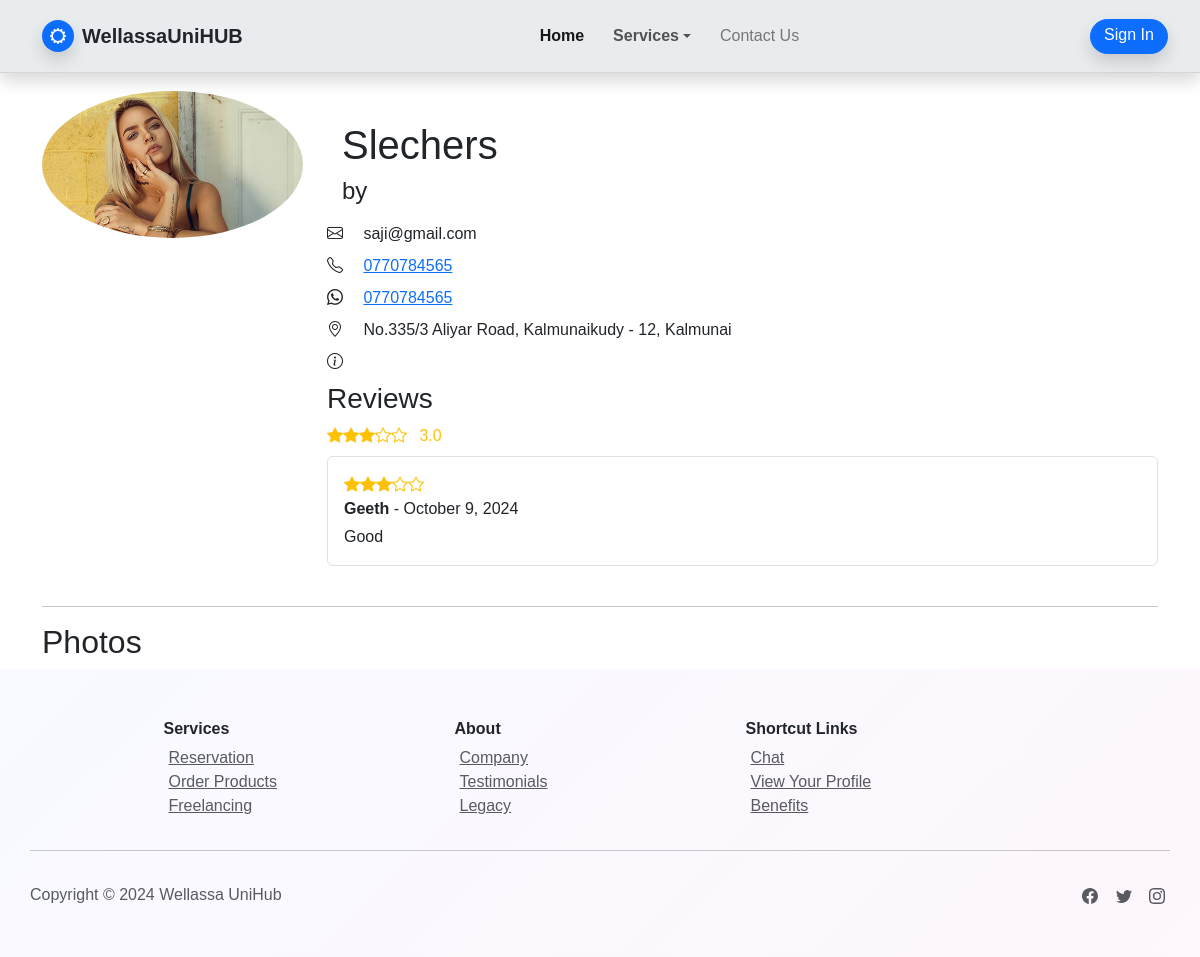
The page /Reservation_view.php?userId=SP-005 on the database its author committed.
### tables this page shows
CREATE TABLE `user` (
  `user_id` varchar(10) NOT NULL,
  `first_name` varchar(50) DEFAULT NULL,
  `last_name` varchar(50) DEFAULT NULL,
  `email` varchar(100) NOT NULL,
  `contact_number` varchar(15) NOT NULL,
  `user_type` enum('customer','admin','sp_products','sp_reservation','sp_freelance') NOT NULL,
  `password` varchar(255) NOT NULL,
  `joined_date` date NOT NULL,
  `profile_photo` varchar(255) DEFAULT NULL,
  `business_name` varchar(100) DEFAULT NULL,
  `nic_number` varchar(16) DEFAULT NULL,
  `whatsapp_number` varchar(15) DEFAULT NULL,
  `service_address` varchar(255) DEFAULT NULL,
  `auth_key` varchar(255) DEFAULT NULL,
  `auth_key_expires` datetime DEFAULT NULL,
  `status` enum('active','disabled') DEFAULT NULL,
  `description` text DEFAULT NULL,
  `amount_per` float DEFAULT NULL
);

CREATE TABLE `review_table` (
  `review_id` int(11) NOT NULL,
  `customer_id` varchar(10) NOT NULL,
  `product_id` varchar(10) NOT NULL,
  `provider_id` varchar(10) NOT NULL,
  `user_name` varchar(50) NOT NULL,
  `user_rating` int(1) NOT NULL,
  `user_review` text NOT NULL,
  `datetime` datetime NOT NULL
);

### php/classes/UserClass.php (called while the page is built, shortened)
<?php
class User
{
    private $dbconn;
    private $userId;
    private $firstName;
    private $email;
    private $phone;
    private $profileImage;
    private $businessName;
    private $wphone;
    private $address;
    public static function constructSPWithUserId($dbconn, $userId)
    {
        $user = new self();
        $user->dbconn = $dbconn;
        $user->userId = $userId;
        $user->loadUserSP();
        return $user;
    }
    private function loadUserSP()
    {
        $stmt = $this->dbconn->prepare("SELECT * FROM user WHERE user_id = ?");
        $stmt->bind_param("s", $this->userId);
        $stmt->execute();
        $result = $stmt->get_result();
        $user = $result->fetch_assoc();
        $this->firstName = $user['first_name'];
        $this->email = $user['email'];
        $this->phone = $user['contact_number'];
        $this->profileImage = $user['profile_photo'];
        $this->businessName = $user['business_name'];
        $this->wphone = $user['whatsapp_number'];
        $this->address = $user['service_address'];
    }
    public function getFirstName()
    {
        return $this->firstName;
    }
    public function getEmail()
    {
        return $this->email;
    }
    public function getPhone()
    {
        return $this->phone;
    }
    public function getProfileImage()
    {
        return $this->profileImage;
    }
    public function getBusinessName()
    {
        return $this->businessName;
    }
    public function getWphone()
    {
        return $this->wphone;
    }
    public function getAddress()
    {
        return $this->address;
    }
}

### php/classes/Review.php (called while the page is built, shortened)
<?php
class Review
{
    private $conn;
    public function __construct($db)
    {
        $this->conn = $db;
    }
    public function getAverageRatingByProvider($provider_id)
    {
        $query = "SELECT AVG(user_rating) as avg_rating FROM review_table WHERE provider_id = ?";
        $stmt = $this->conn->prepare($query);
        $stmt->bind_param("s", $provider_id);
        $stmt->execute();
        $result = $stmt->get_result();
        $row = $result->fetch_assoc();
        return $row['avg_rating'] ? round($row['avg_rating'], 1) : 0;
    }
    public function getReviewsByProviderId($provider_id)
    {
        $query = "SELECT * FROM review_table WHERE provider_id = ? ORDER BY datetime DESC";
        $stmt = $this->conn->prepare($query);
        $stmt->bind_param("s", $provider_id);
        $stmt->execute();
        $result = $stmt->get_result();
        $reviews = [];
        while ($row = $result->fetch_assoc()) {
            $reviews[] = $row;
        }
        return $reviews;
    }
}

### Reservation_view.php (the view, shortened to what this page needs)
<?php
include_once('./php/classes/UserClass.php');
require_once './php/classes/Review.php';
$db = new DBConnection();
$providerId = $_GET['userId'];
if (isset($productId)) {
    $dbconn = $db->getConnection();
    $user = User::constructSPWithProductId($dbconn, $providerId, $productId);
    $photos = $user->getProductPhotos();
} else {
    $dbconn = $db->getConnection();
    $user = User::constructSPWithUserId($dbconn, $providerId);
}
$review = new Review($dbconn);
$averageRating = $review->getAverageRatingByProvider($providerId);
$reviews = $review->getReviewsByProviderId($providerId);
?>
<!DOCTYPE html>
<html lang="en">
<head>
    <link rel="stylesheet" href="https://stackpath.bootstrapcdn.com/bootstrap/4.3.1/css/bootstrap.min.css">
    <link href="https://cdnjs.cloudflare.com/ajax/libs/bootstrap-icons/1.5.0/font/bootstrap-icons.min.css" rel="stylesheet">
    <link rel="stylesheet" href="assets/bootstrap/css/bootstrap.min.css" />
    <link rel="stylesheet" href="https://cdnjs.cloudflare.com/ajax/libs/font-awesome/4.7.0/css/font-awesome.min.css" />
    <link rel="stylesheet" href="assets/css/styles.min.css" />
    <link rel="stylesheet" href="https://cdn.jsdelivr.net/npm/daterangepicker/daterangepicker.css" />
    <link rel="stylesheet" href="https://cdn.jsdelivr.net/npm/bootstrap@5.3.3/dist/css/bootstrap.min.css">
</head>
<body>
    <?php
    if (isset($_SESSION['user_name'])) {
        include './navbar2.php';
    } else {
        include './navbar.php';
    }
    ?>
    <div class="container mt-5">
        <div class="row">
            <div class="col-md-3">
                <img src="<?= '.' . $user->getProfileImage() ?>" alt="Profile Image_<?= $user->getFirstName() ?>" class="img-fluid rounded-circle">
            </div>
            <div class="col-md-9">
                <h1 class="col-md-6 mb-2"><?= $user->getBusinessName() ?></h1>
                <h4 class="col-md-6 mb-3">by <?= $user->getFirstName() ?> <?= $user->getLastName() ?></h4>
                <p class="mb-2"><span class="mr-2">
                        <i class="bi bi-envelope mr-2"></i>
                    </span> <?= $user->getEmail() ?></p>
                <p class="mb-2"><span class="mr-2">
                        <i class="bi bi-telephone mr-2"></i>
                    </span> <a href="tel:+94'.$user->getPhone().'" target="_blank"><?= $user->getPhone() ?></a></p>
                <p class="mb-2">
                    <span class="mr-2">
                        <i class="bi bi-whatsapp mr-2"></i>
                    </span>
                    <a href="https://wa.me/'.$user->getWPhone().'" target="_blank"><?= $user->getWPhone() ?></a>
                </p>
                <p class="mb-2">
                    <span class="mr-2">
                        <i class="bi bi-geo-alt mr-2"></i>
                    </span>
                    <?= $user->getAddress() ?>
                </p>
                <p class="mb-2">
                    <span class="mr-2">
                        <i class="bi bi-info-circle mr-2"></i>
                    </span>
                </p>
                <div class="mb-4">
                    <h3>Reviews</h3>
                    <div class="star-rating mb-2">
                        <?php
                        for ($i = 1; $i <= 5; $i++) {
                            if ($i <= $averageRating) {
                                echo '<i class="bi bi-star-fill text-warning"></i>';
                            } elseif ($i - 0.5 <= $averageRating) {
                                echo '<i class="bi bi-star-half text-warning"></i>';
                            } else {
                                echo '<i class="bi bi-star text-warning"></i>';
                            }
                        }
                        ?>
                        <span class="ml-2"><?php echo number_format($averageRating, 1); ?></span>
                    </div>
                    <div id="reviewsContainer">
                        <?php foreach ($reviews as $review): ?>
                            <div class="review-item mb-3 p-3 border rounded">
                                <div class="star-rating">
                                    <?php
                                    for ($i = 1; $i <= 5; $i++) {
                                        if ($i <= $review['user_rating']) {
                                            echo '<i class="bi bi-star-fill text-warning"></i>';
                                        } else {
                                            echo '<i class="bi bi-star text-warning"></i>';
                                        }
                                    }
                                    ?>
                                </div>
                                <p class="mb-1"><strong><?php echo htmlspecialchars($review['user_name']); ?></strong> - <?php echo date('F j, Y', strtotime($review['datetime'])); ?></p>
                                <p class="mb-0"><?php echo htmlspecialchars($review['user_review']); ?></p>
                            </div>
                        <?php endforeach; ?>
                    </div>
                </div>
            </div>
        </div>
        <hr>
        <div class="row">
            <div class="col-12">
                <h2>Photos</h2>
            </div>
        </div>
    </div>
    <?php
    include './footer.php';
    ?>
</body>
</html>

### Reservation_view.php (style rules this page uses)
.star-rating { color: #ffc107; }

### rows shown on the page
user: profile_photo (picture), business_name "Slechers", email "saji@gmail.com", contact_number "0770784565", whatsapp_number "0770784565", service_address "No.335/3 Aliyar Road, Kalmunaikudy - 12, Kalmunai"
review_table: user_rating 3 (drawn), user_name "Geeth", datetime "October 9, 2024", user_review "Good"

### other values the page prints
$averageRating "3.0"
